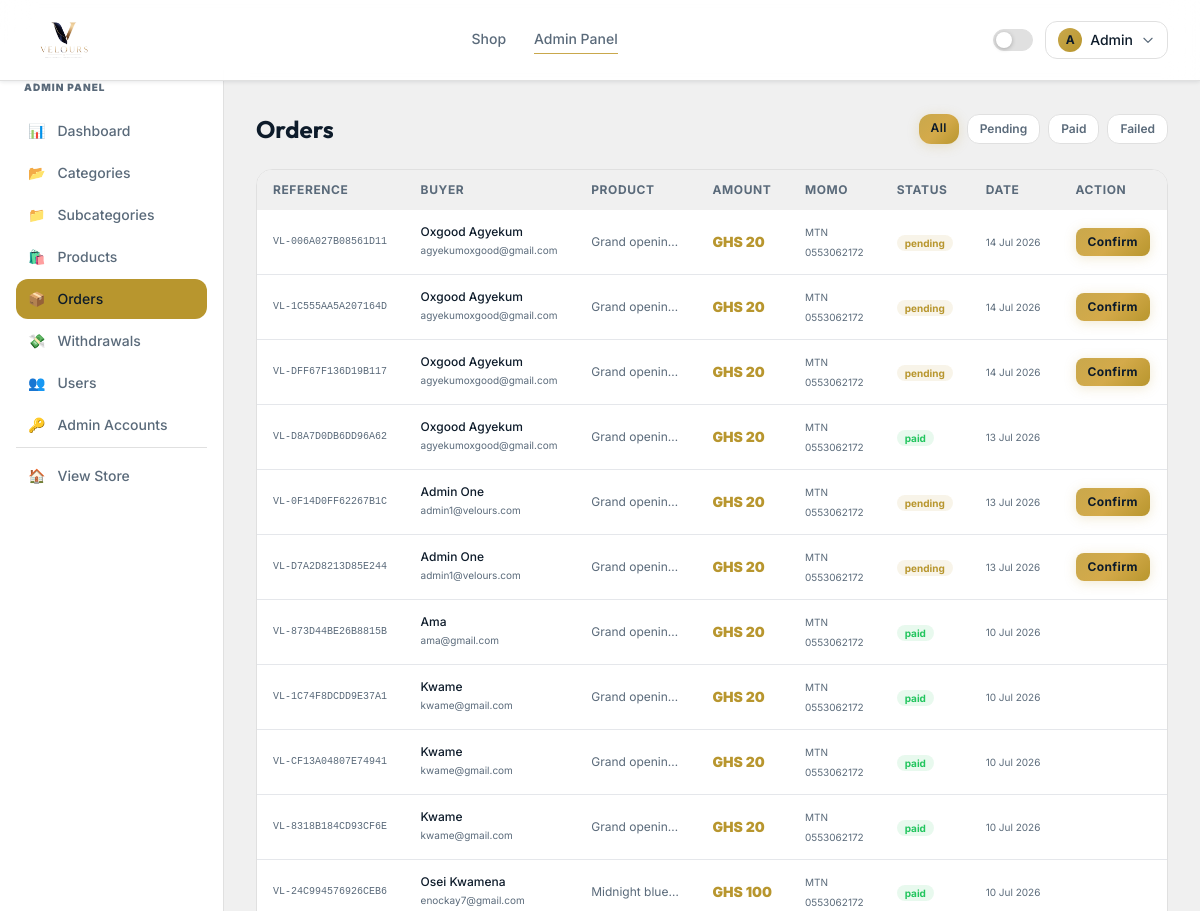
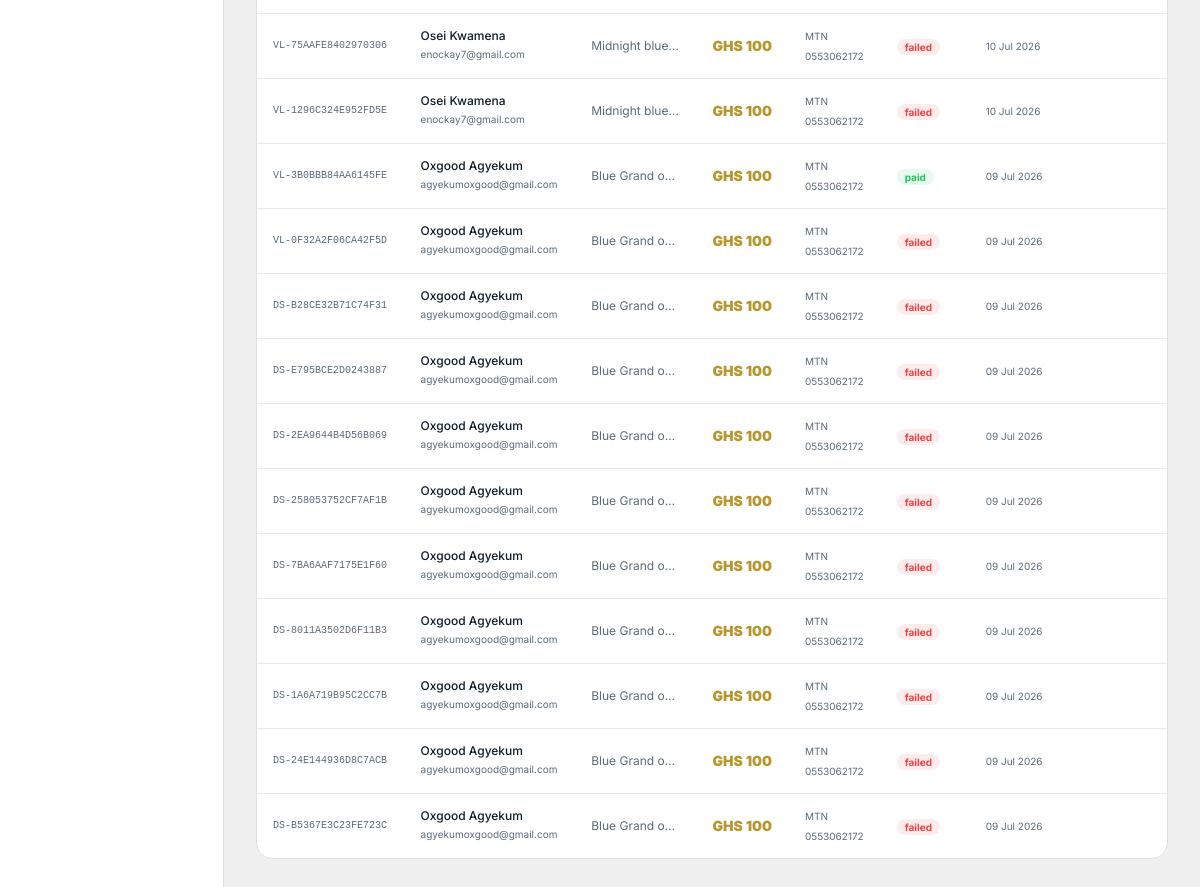
Page /admin/orders (signed in) on the committed database (2 pictures, top to bottom).
### app/models.py (models this page shows, shortened)
class User(UserMixin, db.Model):
    __tablename__ = 'users'
    id = db.Column(db.Integer, primary_key=True)
    name = db.Column(db.String(100), nullable=False)
    email = db.Column(db.String(150), unique=True, nullable=False)
    phone = db.Column(db.String(20), nullable=True)
    password_hash = db.Column(db.String(255), nullable=False)
    is_admin = db.Column(db.Boolean, default=False)
    is_active = db.Column(db.Boolean, default=True)
    referral_code = db.Column(db.String(12), unique=True, nullable=True)
    referral_unlocked = db.Column(db.Boolean, default=False)
    referral_slots_total = db.Column(db.Integer, default=0)
    referral_slots_used = db.Column(db.Integer, default=0)
    referred_by_id = db.Column(db.Integer, db.ForeignKey('users.id'), nullable=True)
    wallet_balance = db.Column(db.Float, default=0.0)
    created_at = db.Column(db.DateTime, default=datetime.utcnow)
    orders = db.relationship('Order', backref='buyer', lazy=True, foreign_keys='Order.user_id')
    commissions = db.relationship('Commission', backref='earner', lazy=True, foreign_keys='Commission.referrer_id')
    referred_users = db.relationship('User', backref=db.backref('referred_by', remote_side=[id]), lazy=True)

class Order(db.Model):
    __tablename__ = 'orders'
    id = db.Column(db.Integer, primary_key=True)
    reference = db.Column(db.String(50), unique=True, nullable=False)
    user_id = db.Column(db.Integer, db.ForeignKey('users.id'), nullable=False)
    product_id = db.Column(db.Integer, db.ForeignKey('products.id'), nullable=False)
    amount = db.Column(db.Float, nullable=False)
    status = db.Column(db.String(20), default='pending')
    referral_code_used = db.Column(db.String(12), nullable=True)
    hubtel_transaction_id = db.Column(db.String(100), nullable=True)
    momo_phone = db.Column(db.String(20), nullable=True)
    momo_network = db.Column(db.String(20), nullable=True)
    created_at = db.Column(db.DateTime, default=datetime.utcnow)
    paid_at = db.Column(db.DateTime, nullable=True)
    commission = db.relationship('Commission', backref='order', uselist=False)

class Product(db.Model):
    __tablename__ = 'products'
    id = db.Column(db.Integer, primary_key=True)
    name = db.Column(db.String(200), nullable=False)
    slug = db.Column(db.String(200), unique=True, nullable=False)
    description = db.Column(db.Text, nullable=True)
    price = db.Column(db.Float, nullable=False)
    referral_commission_pct = db.Column(db.Float, default=0.0)
    preview_image = db.Column(db.String(300), nullable=True)
    delivery_content = db.Column(db.Text, nullable=True)
    category_id = db.Column(db.Integer, db.ForeignKey('categories.id'), nullable=True)
    subcategory_id = db.Column(db.Integer, db.ForeignKey('subcategories.id'), nullable=True)
    is_active = db.Column(db.Boolean, default=True)
    is_featured = db.Column(db.Boolean, default=False)
    total_sales = db.Column(db.Integer, default=0)
    created_at = db.Column(db.DateTime, default=datetime.utcnow)
    orders = db.relationship('Order', backref='product', lazy=True)

### app/blueprints/admin.py (the view)
@admin_bp.route('/orders')
@admin_required
def orders():
    status = request.args.get('status', '')
    q = Order.query.order_by(Order.created_at.desc())
    if status:
        q = q.filter_by(status=status)
    return render_template('admin/orders.html', orders=q.all(), status_filter=status)

### app/blueprints/admin.py (called while the page is built)
def admin_required(f):
    @wraps(f)
    @login_required
    def decorated(*args, **kwargs):
        if not current_user.is_admin:
            flash('Admin access required.', 'error')
            return redirect(url_for('store.index'))
        return f(*args, **kwargs)
    return decorated

### app/templates/admin/orders.html (shortened to what this page needs)
{% extends 'admin/base_admin.html' %}
{% block admin_content %}
<div class="fade-in">
  <div class="flex justify-between items-center mb-6">
    <h1 class="font-display text-2xl font-bold" style="color:var(--text-primary)">Orders</h1>
    <div class="flex gap-2">
      {% for s, label in [('', 'All'), ('pending', 'Pending'), ('paid', 'Paid'), ('failed', 'Failed')] %}
      <a href="{{ url_for('admin.orders', status=s) }}"
         class="text-xs px-3 py-1.5 rounded-xl font-semibold transition-colors
         {% if status_filter == s %}btn-gold{% else %}card text-muted hover:text-gold-500{% endif %}">
        {{ label }}
      </a>
      {% endfor %}
    </div>
  </div>
  <div class="card rounded-2xl overflow-hidden">
    <table class="w-full text-sm">
      <thead style="background:var(--bg-primary)">
        <tr>
          {% for h in ['Reference', 'Buyer', 'Product', 'Amount', 'MoMo', 'Status', 'Date', 'Action'] %}
          <th class="px-4 py-3 text-left text-xs font-bold text-muted uppercase tracking-wider">{{ h }}</th>
          {% endfor %}
        </tr>
      </thead>
      <tbody class="divide-y divide-themed">
        {% for o in orders %}
        <tr class="hover:bg-gold-500/3 transition-colors">
          <td class="px-4 py-3 font-mono text-[10px] text-muted">{{ o.reference }}</td>
          <td class="px-4 py-3"><p class="text-xs font-medium" style="color:var(--text-primary)">{{ o.buyer.name }}</p><p class="text-[10px] text-muted">{{ o.buyer.email }}</p></td>
          <td class="px-4 py-3 text-xs text-muted max-w-[120px] truncate">{{ o.product.name }}</td>
          <td class="px-4 py-3 font-black text-gold-500 text-sm">GHS {{ '%.0f'|format(o.amount) }}</td>
          <td class="px-4 py-3 text-[10px] text-muted">{{ o.momo_network or '—' }}<br>{{ o.momo_phone or '' }}</td>
          <td class="px-4 py-3">
            <span class="px-2 py-0.5 rounded-full text-[10px] font-bold
              {% if o.status == 'paid' %}bg-green-500/10 text-green-500
              {% elif o.status == 'pending' %}bg-gold-500/10 text-gold-500
              {% else %}bg-red-500/10 text-red-500{% endif %}">{{ o.status }}</span>
          </td>
          <td class="px-4 py-3 text-[10px] text-muted">{{ o.created_at.strftime('%d %b %Y') }}</td>
          <td class="px-4 py-3">
            {% if o.status == 'pending' %}
            <form method="POST" action="{{ url_for('admin.confirm_order', reference=o.reference) }}">
              <button class="text-xs btn-gold px-3 py-1.5 rounded-lg font-bold">Confirm</button>
            </form>
            {% endif %}
          </td>
        </tr>
        {% else %}
        <tr><td colspan="8" class="px-5 py-16 text-center text-muted">No orders found.</td></tr>
        {% endfor %}
      </tbody>
    </table>
  </div>
</div>
{% endblock %}

### app/templates/base.html (shortened to what this page needs)
<!DOCTYPE html>
<html lang="en" id="html-root" class="scroll-smooth">
<head>
  <script src="https://cdn.tailwindcss.com"></script>
</head>
<body>
<nav class="nav-bg sticky top-0 z-50 border-b border-themed">
  <div class="max-w-7xl mx-auto px-4 sm:px-6 lg:px-8">
    <div class="flex items-center justify-between h-20">
      <a href="{{ url_for('store.index') }}" class="flex items-center gap-2.5 group">
        <img src="{{ url_for('static', filename='img/logo.png') }}"
             alt="{{ APP_NAME }}"
             class="h-16 w-auto object-contain"
             onerror="this.style.display='none'; this.nextElementSibling.style.display='flex'"/>
      </a>
      <div class="hidden md:flex items-center gap-7">
        <a href="{{ url_for('store.shop') }}"
           class="nav-link text-sm font-medium text-muted hover:text-accent transition-colors pb-0.5
           {% if request.endpoint == 'store.shop' %}active{% endif %}">Shop</a>
        {% if current_user.is_authenticated %}
          {% if current_user.is_admin %}
          <a href="{{ url_for('admin.dashboard') }}"
             class="nav-link text-sm font-medium text-muted hover:text-accent transition-colors pb-0.5
             {% if request.endpoint and 'admin' in request.endpoint %}active{% endif %}">Admin Panel</a>
          {% else %}
          <a href="{{ url_for('dashboard.index') }}"
             class="nav-link text-sm font-medium text-muted hover:text-accent transition-colors pb-0.5
             {% if request.endpoint == 'dashboard.index' %}active{% endif %}">Dashboard</a>
          {% endif %}
        {% endif %}
      </div>
      <div class="flex items-center gap-3">
        <div id="theme-toggle" class="theme-pill" onclick="toggleTheme()" title="Toggle theme">
          <div class="theme-pill-dot"></div>
        </div>
        {% if current_user.is_authenticated %}
        <div class="relative" x-data="{ open:false }">
          <button @click="open=!open"
                  class="flex items-center gap-2 px-3 py-1.5 rounded-xl border border-themed hover:border-gold-400 transition-all"
                  style="border-color:var(--border)">
            <div class="w-6 h-6 rounded-full flex items-center justify-center"
                 style="background:linear-gradient(135deg,#C9A84C,#B8962E)">
              <span class="text-navy font-bold text-xs">{{ current_user.name[0].upper() }}</span>
            </div>
            <span class="text-sm font-medium hidden sm:block" style="color:var(--text-primary)">
              {{ current_user.name.split()[0] }}
            </span>
            <svg class="w-3.5 h-3.5 text-muted" fill="none" stroke="currentColor" viewBox="0 0 24 24">
              <path stroke-linecap="round" stroke-linejoin="round" stroke-width="2" d="M19 9l-7 7-7-7"/>
            </svg>
          </button>
        </div>
        {% else %}
        <a href="{{ url_for('auth.login') }}"
           class="text-sm font-medium text-muted hover:text-accent transition-colors">Sign in</a>
        <a href="{{ url_for('auth.register') }}"
           class="btn-gold px-4 py-2 rounded-xl text-sm">Join Free</a>
        {% endif %}
      </div>
    </div>
  </div>
</nav>
<main>{% block content %}{% endblock %}</main>
</body>
</html>

### app/templates/base.html (style rules this page uses)
:root { --bg-primary: #f0f0f0; --bg-card: #ffffff; --bg-nav: rgba(255,255,255,0.94); --border: #e0e0e0; --text-primary: #0D1B2A; --text-muted: #5a6a7a; --gold: #C9A84C; --gold-hover: #B8962E; --gold-glow: rgba(201,168,76,0.22); --nav-shadow: 0 1px 4px rgba(13,27,42,0.10); }
body { background-color: var(--bg-primary); color: var(--text-primary); font-family: 'Inter', sans-serif; transition: background-color 0.3s ease, color 0.3s ease; }
.card { background: var(--bg-card); border: 1px solid var(--border); }
.text-muted { color: var(--text-muted); }
.nav-bg { background: var(--bg-nav); box-shadow: var(--nav-shadow); backdrop-filter: blur(16px); -webkit-backdrop-filter: blur(16px); }
.border-themed { border-color: var(--border); }
.btn-gold { background: linear-gradient(135deg, #C9A84C 0%, #d4aa4a 50%, #B8962E 100%); color: #0D1B2A; font-weight: 600; letter-spacing: 0.03em; transition: all 0.25s ease; box-shadow: 0 2px 12px rgba(201,168,76,0.25); }
.fade-in { animation: fadeUp 0.38s cubic-bezier(0.22,1,0.36,1) both; }
.nav-link { position: relative; }
.nav-link::after { content:''; position:absolute; bottom:-3px; left:0; right:0; height:1.5px; background:var(--gold); transform:scaleX(0); transition:transform 0.2s ease; transform-origin:center; }
.nav-link:hover::after, .nav-link.active::after { transform:scaleX(1); }
.theme-pill { width:40px; height:22px; background:var(--border); border-radius:11px; position:relative; cursor:pointer; transition:background 0.3s; border:1px solid var(--border); }
.theme-pill-dot { width:16px; height:16px; background:#fff; border-radius:50%; position:absolute; top:2px; left:2px; transition:transform 0.3s; box-shadow:0 1px 4px rgba(0,0,0,0.25); }

### rows in the picture
User: name "A", name "Admin"
Order: reference "VL-006A027B08561D11", buyer.name "Oxgood Agyekum", buyer.email "agyekumoxgood@gmail.com", product.name "Grand openin…", amount "20", momo_network "MTN", momo_phone "0553062172", status "pending", created_at "14 Jul 2026"
Order: reference "VL-1C555AA5A207164D", buyer.name "Oxgood Agyekum", buyer.email "agyekumoxgood@gmail.com", product.name "Grand openin…", amount "20", momo_network "MTN", momo_phone "0553062172", status "pending", created_at "14 Jul 2026"
Order: reference "VL-DFF67F136D19B117", buyer.name "Oxgood Agyekum", buyer.email "agyekumoxgood@gmail.com", product.name "Grand openin…", amount "20", momo_network "MTN", momo_phone "0553062172", status "pending", created_at "14 Jul 2026"
Order: reference "VL-D8A7D0DB6DD96A62", buyer.name "Oxgood Agyekum", buyer.email "agyekumoxgood@gmail.com", product.name "Grand openin…", amount "20", momo_network "MTN", momo_phone "0553062172", status "paid", created_at "13 Jul 2026"
Order: reference "VL-0F14D0FF62267B1C", buyer.name "Admin One", buyer.email "admin1@velours.com", product.name "Grand openin…", amount "20", momo_network "MTN", momo_phone "0553062172", status "pending", created_at "13 Jul 2026"
Order: reference "VL-D7A2D8213D85E244", buyer.name "Admin One", buyer.email "admin1@velours.com", product.name "Grand openin…", amount "20", momo_network "MTN", momo_phone "0553062172", status "pending", created_at "13 Jul 2026"
Order: reference "VL-873D44BE26B8815B", buyer.name "Ama", buyer.email "ama@gmail.com", product.name "Grand openin…", amount "20", momo_network "MTN", momo_phone "0553062172", status "paid", created_at "10 Jul 2026"
Order: reference "VL-1C74F8DCDD9E37A1", buyer.name "Kwame", buyer.email "kwame@gmail.com", product.name "Grand openin…", amount "20", momo_network "MTN", momo_phone "0553062172", status "paid", created_at "10 Jul 2026"
Order: reference "VL-CF13A04807E74941", buyer.name "Kwame", buyer.email "kwame@gmail.com", product.name "Grand openin…", amount "20", momo_network "MTN", momo_phone "0553062172", status "paid", created_at "10 Jul 2026"
Order: reference "VL-8318B184CD93CF6E", buyer.name "Kwame", buyer.email "kwame@gmail.com", product.name "Grand openin…", amount "20", momo_network "MTN", momo_phone "0553062172", status "paid", created_at "10 Jul 2026"
Order: reference "VL-24C994576926CEB6", buyer.name "Osei Kwamena", buyer.email "enockay7@gmail.com", product.name "Midnight blue…", amount "100", momo_network "MTN", momo_phone "0553062172", status "paid", created_at "10 Jul 2026"
Order: reference "VL-75AAFE8402970306", buyer.name "Osei Kwamena", buyer.email "enockay7@gmail.com", product.name "Midnight blue…", amount "100", momo_network "MTN", momo_phone "0553062172", status "failed", created_at "10 Jul 2026"
Order: reference "VL-1296C324E952FD5E", buyer.name "Osei Kwamena", buyer.email "enockay7@gmail.com", product.name "Midnight blue…", amount "100", momo_network "MTN", momo_phone "0553062172", status "failed", created_at "10 Jul 2026"
Order: reference "VL-3B0BBB84AA6145FE", buyer.name "Oxgood Agyekum", buyer.email "agyekumoxgood@gmail.com", product.name "Blue Grand o…", amount "100", momo_network "MTN", momo_phone "0553062172", status "paid", created_at "09 Jul 2026"
Order: reference "VL-0F32A2F06CA42F5D", buyer.name "Oxgood Agyekum", buyer.email "agyekumoxgood@gmail.com", product.name "Blue Grand o…", amount "100", momo_network "MTN", momo_phone "0553062172", status "failed", created_at "09 Jul 2026"
Order: reference "DS-B28CE32B71C74F31", buyer.name "Oxgood Agyekum", buyer.email "agyekumoxgood@gmail.com", product.name "Blue Grand o…", amount "100", momo_network "MTN", momo_phone "0553062172", status "failed", created_at "09 Jul 2026"
Order: reference "DS-E795BCE2D0243887", buyer.name "Oxgood Agyekum", buyer.email "agyekumoxgood@gmail.com", product.name "Blue Grand o…", amount "100", momo_network "MTN", momo_phone "0553062172", status "failed", created_at "09 Jul 2026"
Order: reference "DS-2EA9644B4D56B069", buyer.name "Oxgood Agyekum", buyer.email "agyekumoxgood@gmail.com", product.name "Blue Grand o…", amount "100", momo_network "MTN", momo_phone "0553062172", status "failed", created_at "09 Jul 2026"
Order: reference "DS-258053752CF7AF1B", buyer.name "Oxgood Agyekum", buyer.email "agyekumoxgood@gmail.com", product.name "Blue Grand o…", amount "100", momo_network "MTN", momo_phone "0553062172", status "failed", created_at "09 Jul 2026"
Order: reference "DS-7BA6AAF7175E1F60", buyer.name "Oxgood Agyekum", buyer.email "agyekumoxgood@gmail.com", product.name "Blue Grand o…", amount "100", momo_network "MTN", momo_phone "0553062172", status "failed", created_at "09 Jul 2026"
Order: reference "DS-8011A3502D6F11B3", buyer.name "Oxgood Agyekum", buyer.email "agyekumoxgood@gmail.com", product.name "Blue Grand o…", amount "100", momo_network "MTN", momo_phone "0553062172", status "failed", created_at "09 Jul 2026"
Order: reference "DS-1A6A719B95C2CC7B", buyer.name "Oxgood Agyekum", buyer.email "agyekumoxgood@gmail.com", product.name "Blue Grand o…", amount "100", momo_network "MTN", momo_phone "0553062172", status "failed", created_at "09 Jul 2026"
Order: reference "DS-24E144936D8C7ACB", buyer.name "Oxgood Agyekum", buyer.email "agyekumoxgood@gmail.com", product.name "Blue Grand o…", amount "100", momo_network "MTN", momo_phone "0553062172", status "failed", created_at "09 Jul 2026"
Order: reference "DS-B5367E3C23FE723C", buyer.name "Oxgood Agyekum", buyer.email "agyekumoxgood@gmail.com", product.name "Blue Grand o…", amount "100", momo_network "MTN", momo_phone "0553062172", status "failed", created_at "09 Jul 2026"

### other values in the picture
{{ icon }} "📊" "📂" "📁" "🛍️" "📦" "💸" "👥" "🔑"
{{ label }} "Dashboard" "Categories" "Subcategories" "Products" "Orders" "Withdrawals" "Users" "Admin Accounts"
{{ label }} "All" "Pending" "Paid" "Failed"
{{ h }} "REFERENCE" "BUYER" "PRODUCT" "AMOUNT" "MOMO" "STATUS" "DATE" "ACTION"
